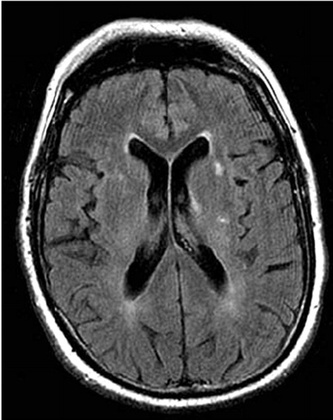
%> input picture brain1.jpg, 333 x 420 px, shrunk from 632 x 796 before the run
$ octave demo.m   (GNU Octave 9; MATLAB toolbox functions it lacks are replaced by stand-ins)
%> lines starting %> are read from the running program, lines starting %| are printed output that depends on the picture
brain=imread('brain1.jpg');
%> brain is the input picture: size 420x333x3 uint8; min 0, max 255, mean 66.2
imshow(brain);
figure
brain=rgb2gray(brain);
%> brain: size 420x333 uint8
[M N]=size(brain);
%> M = 420; N = 333
brain_process=zeros(2*M,2*N);
brain_process(1:M,1:N)=brain;
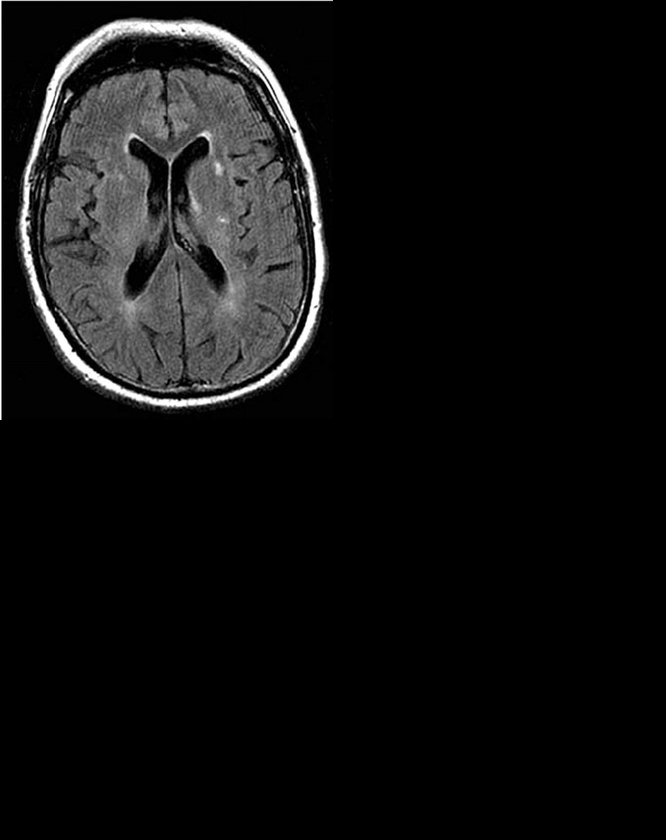
%> brain_process: size 840x666 double; min 0, max 255, mean 16.6
brain_fft=fft2(brain_process);
brain_fft=fftshift(brain_fft);
mesh(abs(brain_fft));
[P Q]=size(brain_process);
%> P = 840; Q = 666
H=zeros(P,Q);
uo=P/2;
%> uo = 420
vo=Q/2;
%> vo = 333
Do=15;
for u=1:P
    for v=1:Q
        D=sqrt((u-uo)^2+(v-vo)^2);
H(u,v)=1-exp(-D^2/(2*Do^2));
    end
end
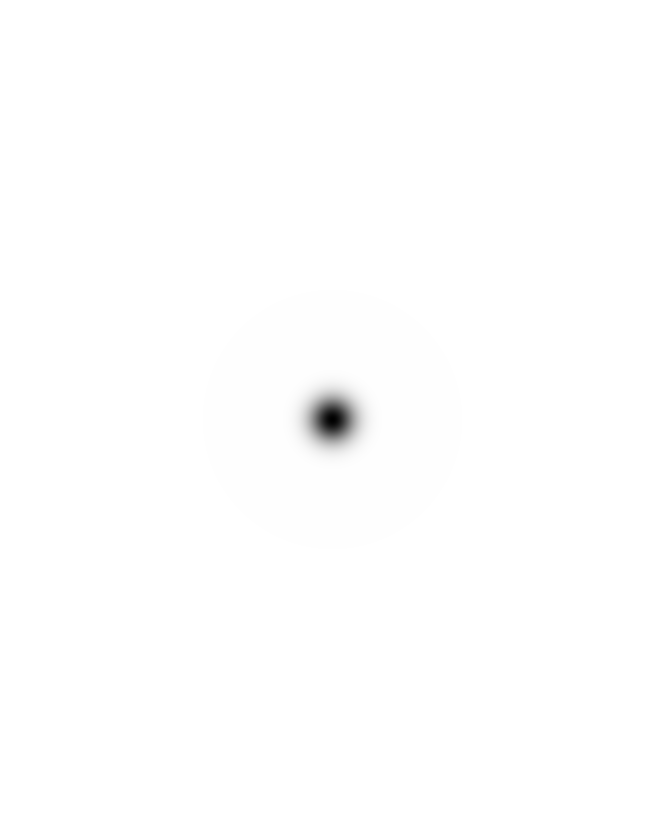
%> H: size 840x666 double; min 0, max 1, mean 0.997
f_fillter=brain_fft.*H;
brain_fft=ifftshift(f_fillter);
brain_process=ifft2(real(brain_fft));
brain=brain_process(1:M,1:N);
imshow(uint8(brain));
%> (this line was passed over: imshow is not available in this run)
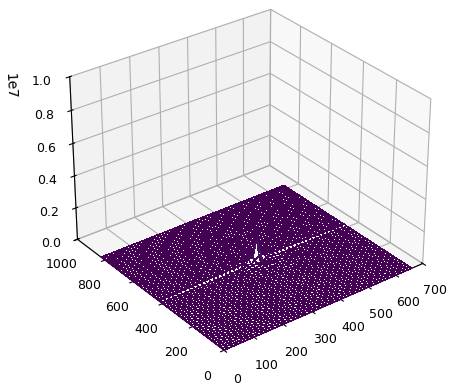
%> figure redrawn from the program's plot data
%> (the run ends here)
